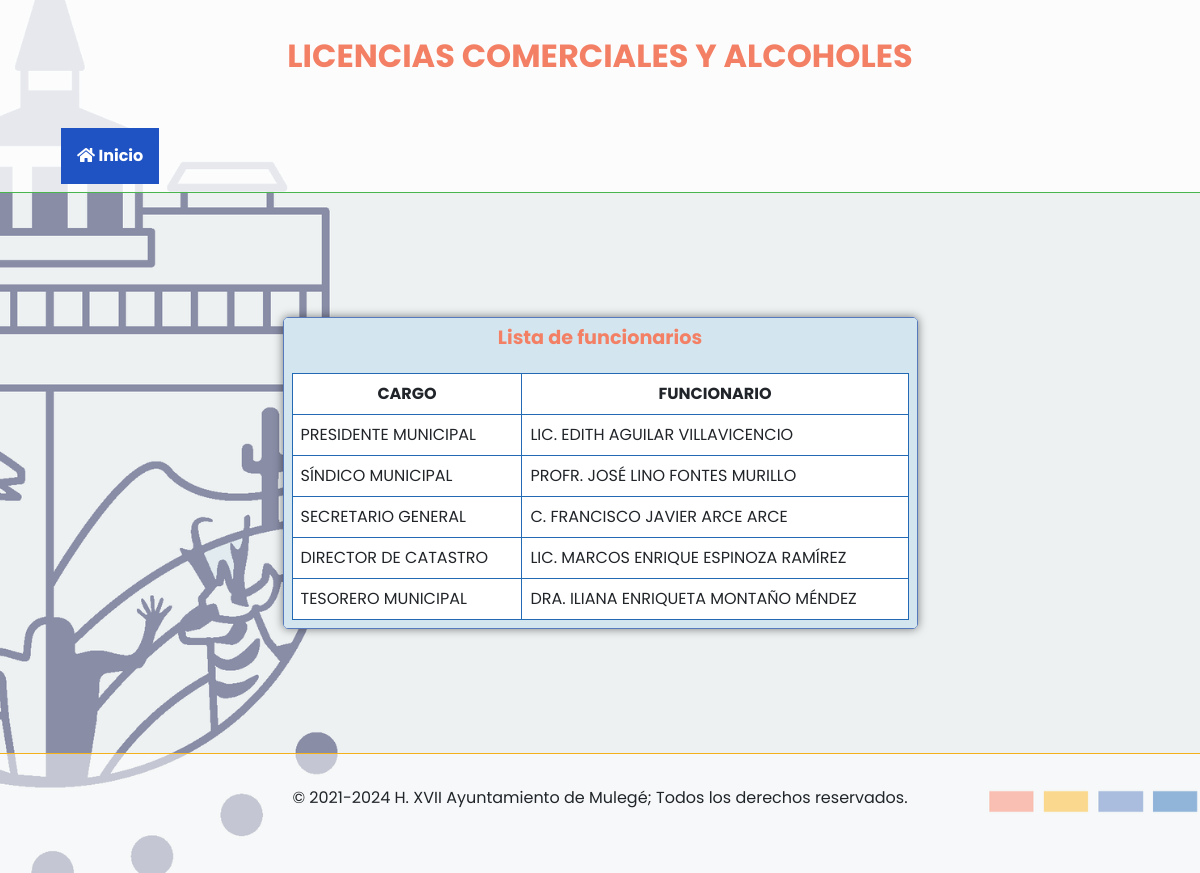
Page /lista_funcionarios.php on the committed database.
### tables this page shows
CREATE TABLE `administraciones` (
  `id` int(11) NOT NULL,
  `admin` tinytext NOT NULL,
  `presidente_municipal` tinytext NOT NULL,
  `sindico_municipal` tinytext NOT NULL,
  `secretario_general` tinytext NOT NULL,
  `director_catastro` tinytext NOT NULL,
  `tesorero_municipal` tinytext NOT NULL
);

### lib/class_administraciones.php (called while the page is built, shortened)
<?php
class administraciones {
  function administracionActual($connect) {
    $sql = "SELECT admin FROM administraciones ORDER BY id DESC LIMIT 1";
    $query = mysqli_query($connect, $sql);
    $row = mysqli_fetch_array($query);
    if (isset($row)) { return $row['admin']; }
    else { return null; }
  }
  function listaFuncionarios($connect, $admin) {
    $sql = "SELECT * FROM administraciones WHERE admin = '$admin'";
    $query = mysqli_query($connect, $sql);
    $row = mysqli_fetch_array($query);
    if (isset($row)) {
      return array(
        'presidente_municipal' => $row['presidente_municipal'],
        'sindico_municipal' => $row['sindico_municipal'],
        'secretario_general' => $row['secretario_general'],
        'director_catastro' => $row['director_catastro'],
        'tesorero_municipal' => $row['tesorero_municipal']
      );
    }
    else { return null; }
  }
}
?>

### lista_funcionarios.php (the view, shortened to what this page needs)
<?php
require_once 'lib/class_administraciones.php';
$administraciones = new administraciones;
$admin = $administraciones -> administracionActual($connect);
$funcionario = $administraciones -> listaFuncionarios($connect, $admin);
include_once 'header.php';
include_once 'menu.php';
?>
<main class="container">
  <section class="row justify-content-center">
    <div class="col-7 centrar-contenedor">
      <div class="contenedor">
        <div class="titulo-contenedor">
          <h3>Lista de funcionarios</h3>
        </div>
        <div class="contenido-contenedor">
          <table width="100%">
            <tr>
              <th>CARGO</th>
              <th>FUNCIONARIO</th>
            </tr>
            <tr>
              <td>PRESIDENTE MUNICIPAL</td>
              <td><?php echo $funcionario['presidente_municipal']; ?></td>
            </tr>
            <tr>
              <td>SÍNDICO MUNICIPAL</td>
              <td><?php echo $funcionario['sindico_municipal']; ?></td>
            </tr>
            <tr>
              <td>SECRETARIO GENERAL</td>
              <td><?php echo $funcionario['secretario_general']; ?></td>
            </tr>
            <tr>
              <td>DIRECTOR DE CATASTRO</td>
              <td><?php echo $funcionario['director_catastro']; ?></td>
            </tr>
            <tr>
              <td>TESORERO MUNICIPAL</td>
              <td><?php echo $funcionario['tesorero_municipal']; ?></td>
            </tr>
          </table>
        </div>
      </div>
    </div>
  </section>
</main>
<?php
include_once 'footer.php';
?>

### css/style.css (style rules this page uses)
* { font-family: 'Poppins', sans-serif; box-sizing: border-box; margin: 0; padding: 0; }
html, body { font-size: 16px; margin: 0; padding: 0; }
body { background: url('../img/bg4.png') no-repeat fixed center / cover; }
h1, h2, h3 { font-weight: bold; text-align: center; color: #f38065; }
h3 { font-size: 1.2rem; }
table, th, td { border: 1px solid #226ab3; background-color: rgba(255, 255, 255, 1); }
table { margin: 0; }
th, td { padding: .5em; }
th { text-align: center; }
main { z-index: 0; overflow: hidden; min-height: 70vh; }
.contenedor { overflow: hidden; width: 100%; margin: 2rem auto; padding: 0; border: 1px solid #567abc; border-radius: 5px; box-shadow: 0 0 10px rgba(0, 0, 0, .5); }
.titulo-contenedor { line-height: 1.5em; width: 100%; min-height: 1.5em; padding: .5em; background: #d3e6ef; }
.contenido-contenedor { width: 100%; padding: .5em; background-color: #d3e6ef; }
.centrar-contenedor { display: flex; min-height: 70vh; align-items: center; justify-content: center; }

### rows in the picture
administraciones: presidente_municipal "LIC. EDITH AGUILAR VILLAVICENCIO", sindico_municipal "PROFR. JOSÉ LINO FONTES MURILLO", secretario_general "C. FRANCISCO JAVIER ARCE ARCE", director_catastro "LIC. MARCOS ENRIQUE ESPINOZA RAMÍREZ", tesorero_municipal "DRA. ILIANA ENRIQUETA MONTAÑO MÉNDEZ"
